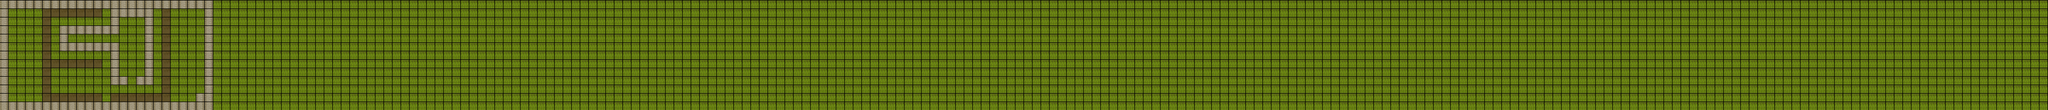

A level layout from a 2D game, rendered from its tile map. Below: a short description, then the map file with tile-grid data replaced by summaries:
An orthogonal 240x13 tile map with 32x32 px tiles, 3 tile layers (Background, Wall, Ground) and 16 objects.

<map version="1.0" orientation="orthogonal" renderorder="right-down" width="240" height="13" tilewidth="32" tileheight="32" nextobjectid="39">
 <tileset firstgid="1" name="tiles" tilewidth="30" tileheight="30" tilecount="100" columns="10">
  <image source="tiles.png" width="300" height="300" />
 </tileset>
 <layer name="Background" width="240" height="13">
  <data>[3120 cells, 0 non-empty, 0 distinct tile ids]</data>
 </layer>
 <layer name="Wall" width="240" height="13">
  <data>[3120 cells, 108 non-empty, 1 distinct tile ids]</data>
 </layer>
 <layer name="Ground" width="240" height="13">
  <data>[3120 cells, 3012 non-empty, 2 distinct tile ids]</data>
 </layer>
 <objectgroup name="Wall">
  <object id="11" x="0" y="0" width="800" height="32" />
  <object id="14" x="768" y="32" width="32" height="384" />
  <object id="15" x="736" y="352" width="32" height="64" />
  <object id="16" x="0" y="384" width="736" height="32" />
  <object id="17" x="0" y="384" width="32" />
  <object id="19" x="0" y="32" width="32" height="352" />
  <object id="20" x="416" y="32" width="32" height="96" />
  <object id="21" x="416" y="96" height="32" />
  <object id="24" x="224" y="96" width="192" height="32" />
  <object id="25" x="449" y="33" width="128" height="32" />
  <object id="31" x="544" y="69" width="32" height="256" />
  <object id="32" x="513" y="290" width="32" height="32" />
  <object id="34" x="417" y="290" width="64" height="32" />
  <object id="36" x="416" y="163" width="32" height="128" />
  <object id="37" x="224" y="130" width="32" height="64" />
  <object id="38" x="259" y="161" width="160" height="32" />
 </objectgroup>
</map>